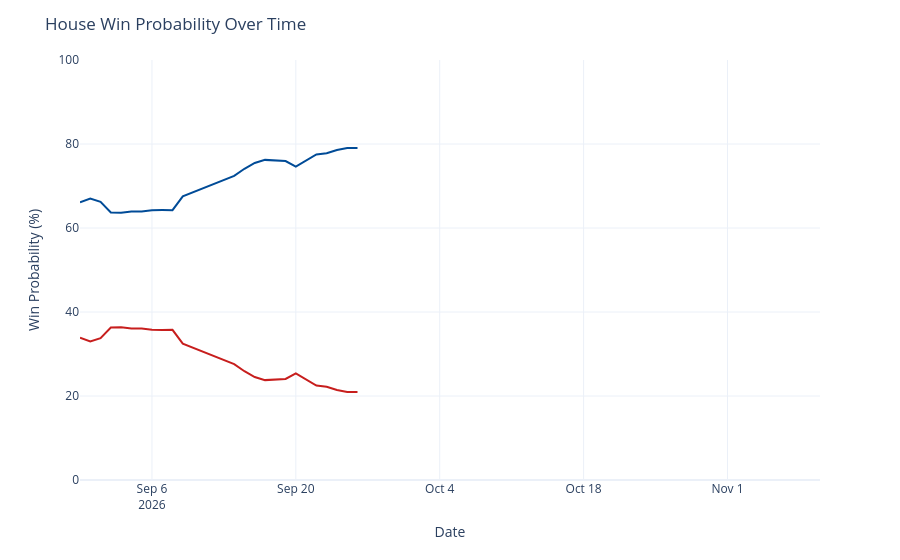

Write notebook code for a chart like this one.
### Code cell
chance_over_time = output_ts[(output_ts['geo'] == 'US House') &
                             (output_ts['type'] == 'chance')]
chance_over_time['rep_chance'] = chance_over_time['y'].map(lambda x: 100 - x)
chance_over_time = chance_over_time.rename({'y': 'Democrats', 'rep_chance': 'Republicans'}, axis=1)
chance_time_ser = px.line(chance_over_time, x='date', y=['Democrats', 'Republicans'], template='plotly_white',
                         color_discrete_map={'Democrats': '#004b97', 'Republicans': '#c71e1d'},)
chance_time_ser.update_traces(hovertemplate="%{y:.1f}%")
chance_time_ser.update_layout(
    xaxis=dict(range=[pd.to_datetime('2026-08-30'), pd.to_datetime('2026-11-10')]),
    yaxis=dict(range=[0, 100]),
    xaxis_title='Date',
    yaxis_title='Win Probability (%)',
    title=dict(text="House Win Probability Over Time"),
    hovermode="x",
    showlegend=False
)
chance_time_ser

### Figure 1 — Plotly figure (JSON) as saved in the notebook; plotly's stock layout.template omitted (floating-point values rounded to 4 significant figures)
{"data": [{"hovertemplate": "%{y:.1f}%", "legendgroup": "Democrats", "line": {"color": "#004b97", "dash": "solid"}, "marker": {"symbol": "circle"}, "mode": "lines", "name": "Democrats", "orientation": "v", "showlegend": true, "type": "scatter", "x": ["2026-08-30", "2026-08-31", "2026-09-01", "2026-09-02", "2026-09-03", "2026-09-04", "2026-09-05", "2026-09-06", "2026-09-07", "2026-09-08", "2026-09-09", "2026-09-14", "2026-09-15", "2026-09-16", "2026-09-17", "2026-09-18", "2026-09-19", "2026-09-20", "2026-09-21", "2026-09-22", "2026-09-23", "2026-09-24", "2026-09-25", "2026-09-26"], "xaxis": "x", "y": [66.12, 67.02, 66.25, 63.69, 63.65, 63.91, 63.91, 64.23, 64.27, 64.25, 67.54, 72.39, 74.1, 75.49, 76.22, 76.08, 75.94, 74.59, 76.12, 77.51, 77.78, 78.58, 79.05, 79.05], "yaxis": "y"}, {"hovertemplate": "%{y:.1f}%", "legendgroup": "Republicans", "line": {"color": "#c71e1d", "dash": "solid"}, "marker": {"symbol": "circle"}, "mode": "lines", "name": "Republicans", "orientation": "v", "showlegend": true, "type": "scatter", "x": ["2026-08-30", "2026-08-31", "2026-09-01", "2026-09-02", "2026-09-03", "2026-09-04", "2026-09-05", "2026-09-06", "2026-09-07", "2026-09-08", "2026-09-09", "2026-09-14", "2026-09-15", "2026-09-16", "2026-09-17", "2026-09-18", "2026-09-19", "2026-09-20", "2026-09-21", "2026-09-22", "2026-09-23", "2026-09-24", "2026-09-25", "2026-09-26"], "xaxis": "x", "y": [33.88, 32.98, 33.75, 36.31, 36.35, 36.09, 36.09, 35.77, 35.73, 35.75, 32.46, 27.61, 25.9, 24.51, 23.78, 23.92, 24.06, 25.41, 23.88, 22.49, 22.22, 21.42, 20.95, 20.95], "yaxis": "y"}], "layout": {"hovermode": "x", "legend": {"title": {"text": "variable"}, "tracegroupgap": 0}, "margin": {"t": 60}, "showlegend": false, "title": {"text": "House Win Probability Over Time"}, "xaxis": {"anchor": "y", "domain": [0, 1], "range": ["2026-08-30T00:00:00", "2026-11-10T00:00:00"], "title": {"text": "Date"}}, "yaxis": {"anchor": "x", "domain": [0, 1], "range": [0, 100], "title": {"text": "Win Probability (%)"}}}}
